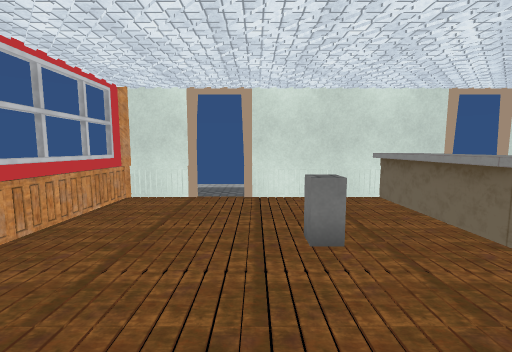
View 1 (above)

12 first-person views from a walk through a 3-D level made in the Unity game engine. The camera is 1.5 m above the floor, tilts 6° down and sees 90° across. The floor is counted in squares, 1 m on a side. Each view is taken from the middle of a square. On the plan, view 1 faces up. The plan holds only what a view shows up to about 13 squares ahead; the rest is blank. Door leaves are left out, so doorways stand open. Some surface patterns are stand-ins.

View 2
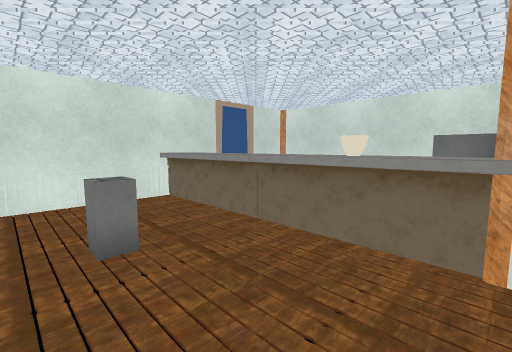

View 3
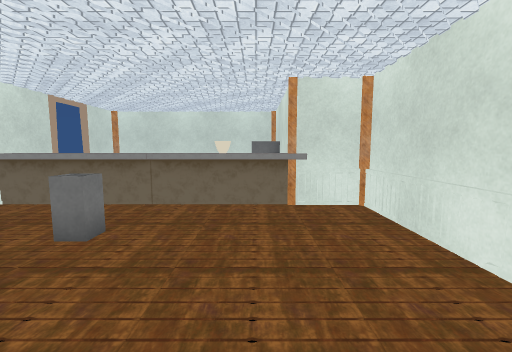

View 4
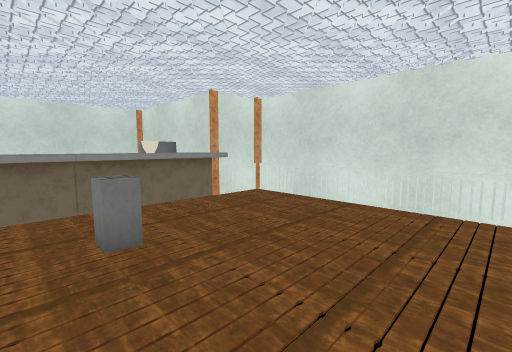

View 5
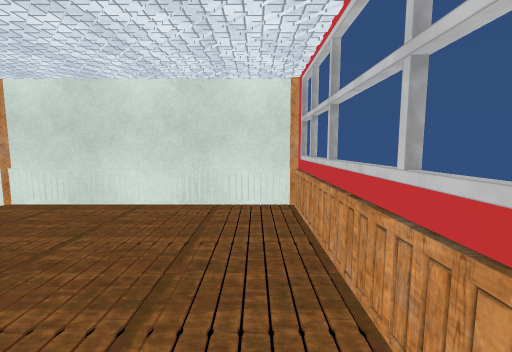

View 6
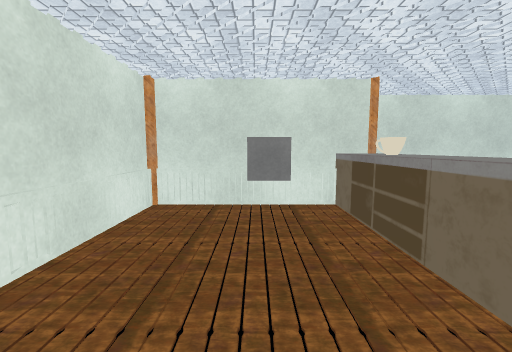

View 7
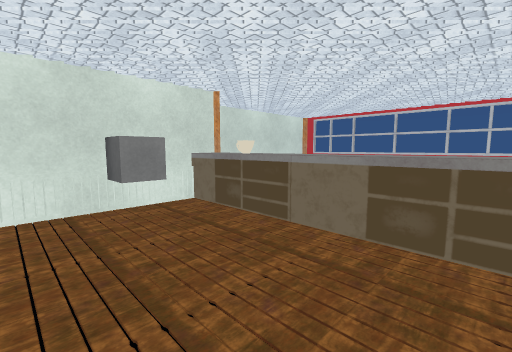

View 8
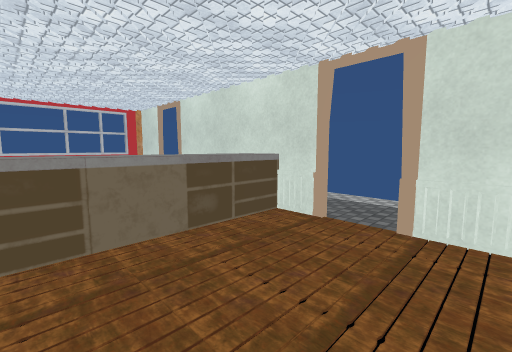

View 9
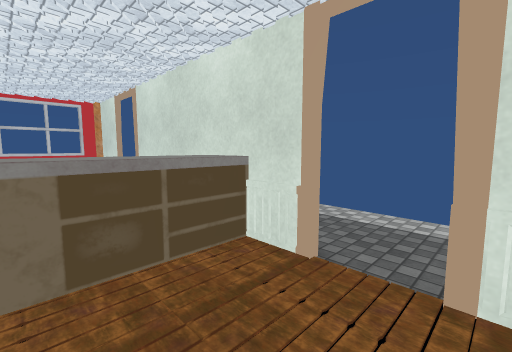

View 10
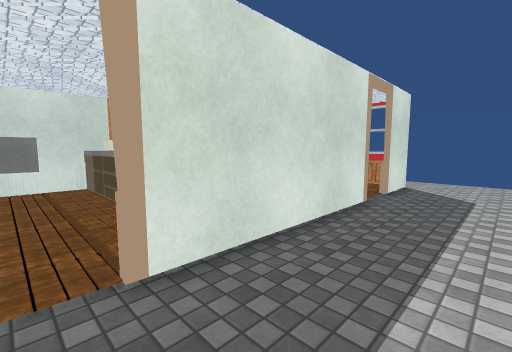

View 11
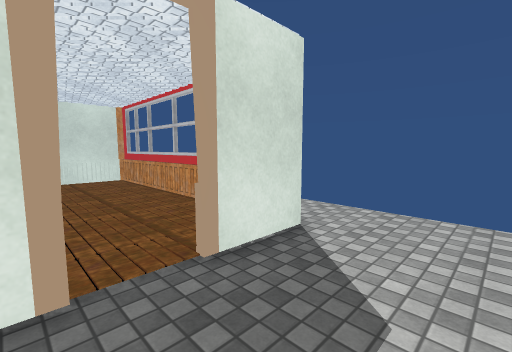

View 12
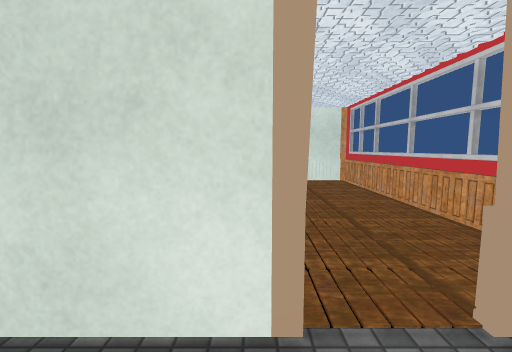

### Floor plan
Points are (right, up) in squares from view 1. A wall is a line through its corners. A room is listed if a view was taken in it or the views show most of it. See-through windows are left out.
Room 1 (views 1, 2, 3, 4, 5, 6, 7, 8, 9)
walls: (4.4, 0.1) (9.9, 0.1) (9.9, 8) (7.5, 8); (6.3, 8) (-0.5, 8); (-1.7, 8) (-3.5, 8); (-3.5, -2) (3.9, -2) (3.9, -0.4); (-4, 7.5) (-4, -1.5)
low walls: (3.4, -2) (3.8, -1.6); (0.9, -1.7) (1.2, -2.1); (0.1, 8.1) (-0.3, 7.8); (-2.5, -1.7) (-2.1, -2.1)
ways out: open door at (-1.5, 8) to room 2; open door at (6.5, 8) to room 2
objects: block (1, 4); pillar (4, 0); other object (4, 1) to (5, 3); other object (4, 2); other object (4, 4) to (5, 7); cube (6, 1) to (7, 1)
Room 2 (views 10, 11, 12)
walls: (-0.5, 8.1) (6.3, 8.1); (-3.5, 8.1) (-1.7, 8.1)
ways out: open door at (-1.5, 8) to room 1; open door at (6.5, 8) to room 1
objects: pillar (-4, 8)

Where each view was taken, in squares from view 1:
view 1: 0 up, 0 right, facing up
view 2: 0 up, 0 right, facing up-right
view 3: 1 up, 3 left, facing right
view 4: 5 up, 3 left, facing down-right
view 5: 5 up, 3 left, facing down
view 6: 7 up, 7 right, facing down
view 7: 7 up, 9 right, facing down-left
view 8: 3 up, 9 right, facing up-left
view 9: 5 up, 8 right, facing up-left
view 10: 11 up, 7 right, facing down-left
view 11: 11 up, 0 right, facing down-left
view 12: 10 up, 0 right, facing down
